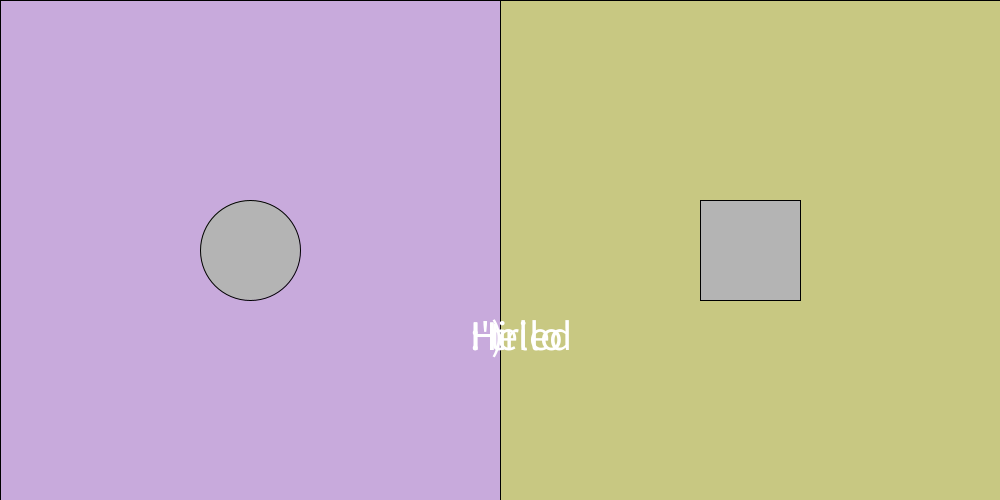
Frame 1 (no input)
Frame 60 (the mouse pressed at the canvas centre just before this capture): identical to frame 1, image omitted
Frame 120 (the mouse held since frame 60 and released just before this capture): identical to frame 1, image omitted

The Processing sketch that drew this single still picture (run headless with seeded random() and noise(); from frame 60 on, the mouse is pressed at the canvas centre):

// Processing sketch: Quiz_02
// ── Quiz_02.pde
String[] quotes = {"Hi", "Hello", ":')", "I tried"};

int value1 = 200;
int value2 = 130;

void setup() {
  size (1000, 500);
}

void draw() {

  background(0);


  fill(value1, 170, 220);
  rect (0, 0, 500, 500);


  fill(200, 200, value2);
  rect (500, 0, 500, 500);

  if (dist(mouseX, mouseY, width/4, height/2) < 50) {
    fill(255);
  } else {
    fill(180);
  }
  ellipse(width/4, height/2, 100, 100);

  if (mouseX < 800 && mouseX > 700 && mouseY < 300 && mouseY > 200) {
    fill(255);
  } else {
    fill(180);
  }
  rect (700, 200, 100, 100);


  textSize(42);
  fill(255); 
for (int i = 0; i < quotes.length; i ++){ 
  text (quotes[i], 470, 350);
}
}

void mouseClicked() {
  if (value1 == 200 && dist(mouseX, mouseY, width/4, height/2) < 50) {
    value1 = 255;
  } else {
    value1 = 200;
  }

  if (value2 == 130 && mouseX < 800 && mouseX > 700 && mouseY < 300 && mouseY > 200) {
    value2 = 255;
  } else {
    value2 = 130;
  }
}
